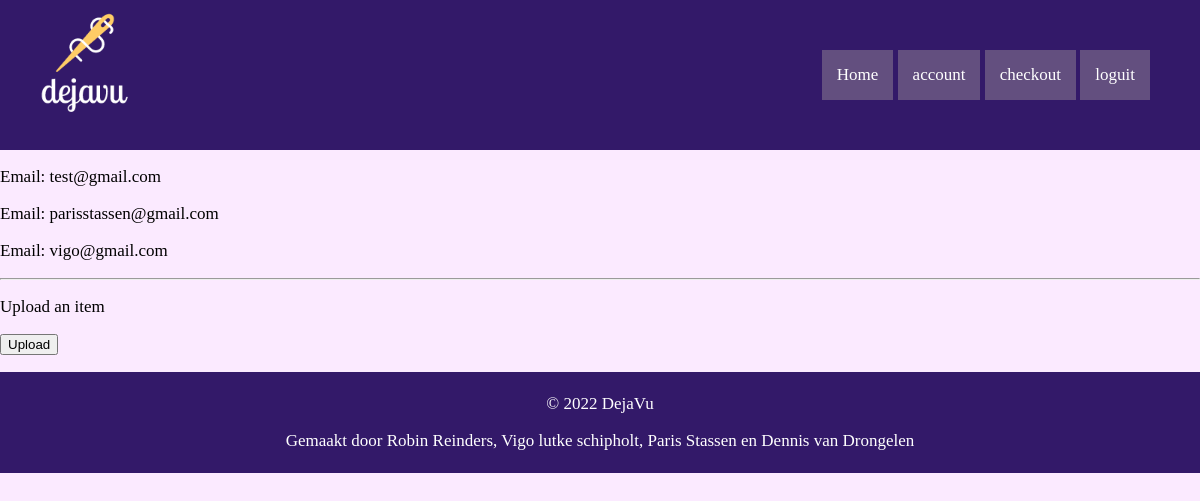
The page /account.php on the database its author committed.
### tables this page shows
CREATE TABLE `user` (
  `id` int(11) NOT NULL,
  `email` varchar(255) NOT NULL,
  `password` varchar(255) NOT NULL,
  `pfp` varchar(255) NOT NULL,
  `adress` varchar(255) NOT NULL
);

### account.php (the view, shortened to what this page needs)
<?php
$pdo = connect();
$stmt = $pdo->query("SELECT * FROM user");
include_once("includes/header_ingelogd.php");
while ($data = $stmt->fetch())
{
  echo "<div class='account_wrapper'>";
  echo "<p>Email: " . $data['email'] . "</p>";
  echo "</div>";
}
echo "<hr>";
echo "<form action='upload.php'>";
echo "<p>Upload an item</p>";
echo "<button type='submit'>Upload</button>";
echo "</form>";
include_once("includes/footer.php");

### includes/styles.css (style rules this page uses)
body { margin: 0; padding: 0; background-color: #FBEAFF; font-size: 17px; }

### rows shown on the page
user: email "test@gmail.com"
user: email "parisstassen@gmail.com"
user: email "vigo@gmail.com"
